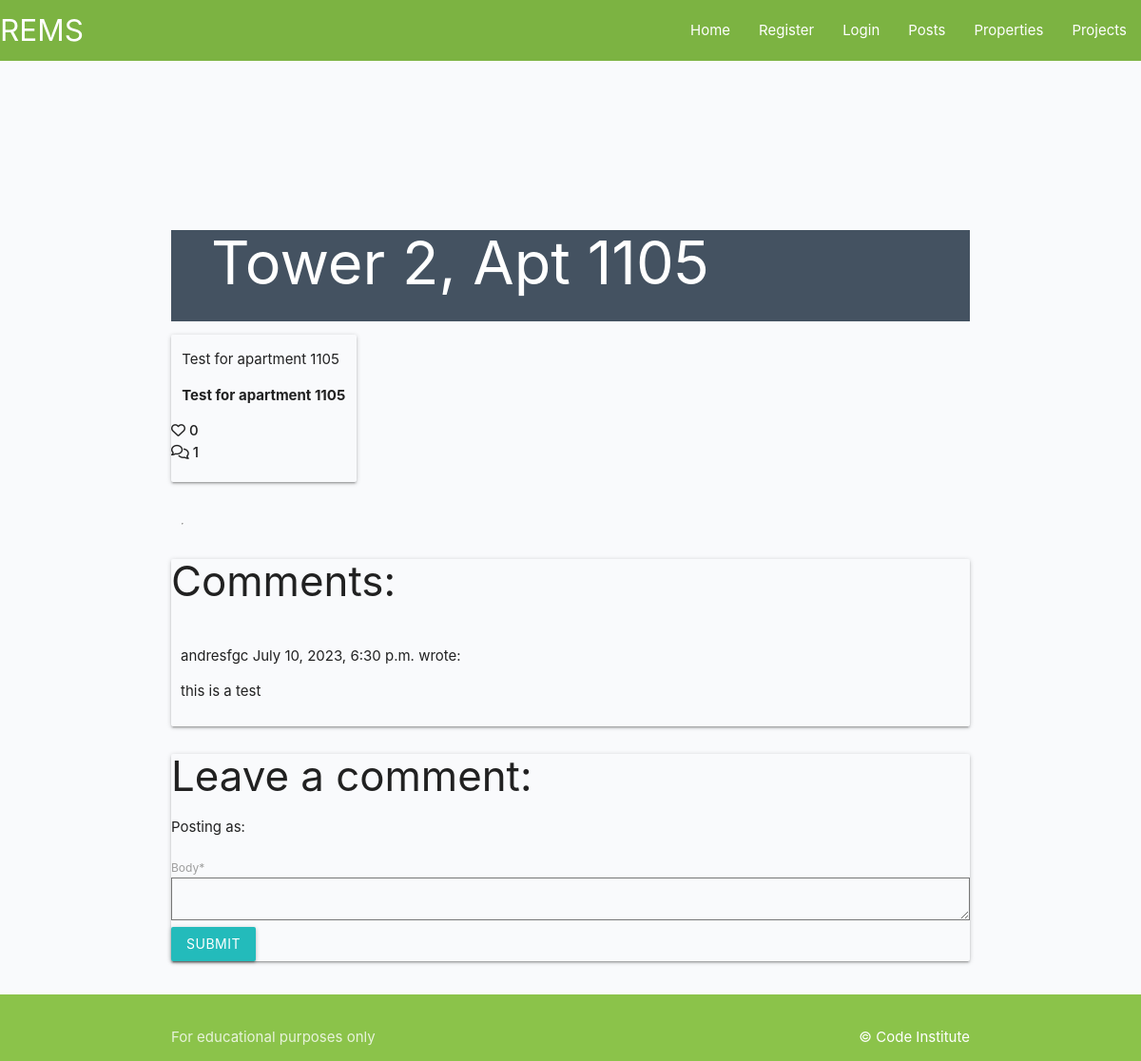
The app's page /tower-2-apt-1105/ with its own data.
### todo/models.py (models this page shows, shortened)
class Post(models.Model):
    property = models.OneToOneField(Property, on_delete=models.CASCADE, primary_key=True)
    title = models.CharField(max_length=200, unique=True)
    slug = models.SlugField(max_length=200, unique=True)
    author = models.ForeignKey(
        User, on_delete=models.CASCADE, related_name="blog_posts"
    )
    featured_image = CloudinaryField('image', default='placeholder')
    excerpt = models.TextField(blank=True)
    updated_on = models.DateTimeField(auto_now=True)
    content = models.TextField()
    created_on = models.DateTimeField(auto_now_add=True)
    status = models.IntegerField(choices=STATUS, default=0)
    likes = models.ManyToManyField(
        User, related_name='blogpost_like', blank=True)
    class Meta:
        ordering = ["-created_on"]
    def number_of_likes(self):
        return self.likes.count()

class Comment(models.Model):
    post = models.ForeignKey(Post, on_delete=models.CASCADE,
                             related_name="comments")
    name = models.CharField(max_length=80)
    email = models.EmailField()
    body = models.TextField()
    created_on = models.DateTimeField(auto_now_add=True)
    approved = models.BooleanField(default=False)
    class Meta:
        ordering = ["created_on"]

### todo/views.py (the view, shortened to what this page needs)
# urls.py: path('<slug:slug>/', views.PostDetail.as_view(), name='post_detail'),
class PostDetail(View):
    def get(self, request, slug, *args, **kwargs):
        queryset = Post.objects.filter(status=1)
        post = get_object_or_404(queryset, slug=slug)
        comments = post.comments.order_by('created_on')
        liked = False
        if post.likes.filter(id=self.request.user.id).exists():
            liked = True
        return render(
            request,
            "post_detail.html",
            {
                "post": post,
                "comments": comments,
                "commented": False,
                "liked": liked,
                "comment_form": CommentForm()
            },
        )

### todo/forms.py
class CommentForm(forms.ModelForm):
    class Meta:
        model = Comment
        fields = ('body',)

### templates/post_detail.html (shortened to what this page needs)
{% extends 'base.html' %} {% block content %}
{% load crispy_forms_tags %}
<div class="masthead">
    <div class="container">
        <div class="row g-0">
            <div class="col-md-6 masthead-text">
                <h1 class="post-title">{{ post.title }}</h1>
                <p class="post-subtitle">{{ post.author }} | {{ post.created_on }}</p>
            </div>
        </div>
    </div>
</div>
<div class="container">
    <div class="row">
        <div class="col card mb-4  mt-3 left  top">
            <div class="card-body">
                <p class="card-text ">
                    {{ post.content | safe }}
                </p>
                <div class="row">
                    <div class="col-1">
                        <strong>
                            {% if user.is_authenticated %}
                            <form class="d-inline" action="{% url 'post_like' post.slug %}" method="POST">
                                {% csrf_token %}
                                {% if liked %}
                                <button type="submit" name="blogpost_id" value="{{post.slug}}" class="btn-like"><i class="fas fa-heart"></i></button>
                                {% else %}
                                <button type="submit" name="blogpost_id" value="{{post.slug}}" class="btn-like"><i class="far fa-heart"></i></button>
                                {% endif %}
                            </form>
                            {% else %}
                            <span class="text-secondary"><i class="far fa-heart"></i></span>
                            {% endif %}
                        <span class="text-secondary">{{ post.number_of_likes }} </span>
                        </strong>
                    </div>
                    <div class="col-1">
                        {% with comments.count as total_comments %}
                        <strong class="text-secondary"><i class="far fa-comments"></i>
                            {{ total_comments }}</strong>
                        {% endwith %}
                    </div>
                </div>
            </div>
        </div>
    </div>
    <div class="row">
        <div class="col">
            <hr>
        </div>
    </div>
    <div class="row">
        <div class="col-md-8 card mb-4  mt-3 ">
            <h3>Comments:</h3>
            <div class="card-body">
                {% for comment in comments %}
                <div class="comments" style="padding: 10px;">
                    <p class="font-weight-bold">
                        {{ comment.name }}
                        <span class=" text-muted font-weight-normal">
                            {{ comment.created_on }}
                        </span> wrote:
                    </p>
                    {{ comment.body | linebreaks }}
                </div>
                {% endfor %}
            </div>
        </div>
        <div class="col-md-4 card mb-4  mt-3 ">
            <div class="card-body">
                <h3>Leave a comment:</h3>
                <p>Posting as: {{ user.username }}</p>
                <form method="post" style="margin-top: 1.3em;">
                    {{ comment_form | crispy }}
                    <button type="submit" class="btn btn-signup btn-lg">Submit</button>
                </form>
            </div>
        </div>
    </div>
</div>
{% endblock content %}

### static/css/style.css (style rules this page uses)
body { display: flex; min-height: 100vh; flex-direction: column; background-color: #F9FAFC; }
.card { border: none; background-color: transparent; }
.masthead { margin-top: 10px; overflow: hidden; position: relative; display: inline-block; height: 33vh; width: 100%; }
.masthead-text { background-color: #445261; color: white; position: relative; }
.post-title { margin-top: 20%; margin-left: 5%; }
.post-subtitle { margin-left: 5%; color: lightgray; }
.btn-signup { background-color: #23BBBB; color: #fff; }

### records on screen
Post: title "Tower 2, Apt 1105", content "Test for apartment 1105 Test for apartment 1105", number_of_likes "0"
Comment: name "andresfgc", created_on "July 10, 2023, 6:30 p.m.", body "this is a test"

### other values on screen
{{ total_comments }} "1"
